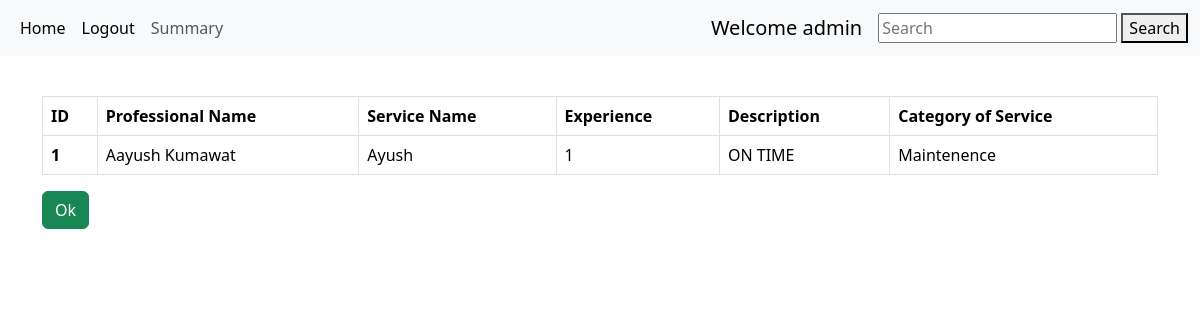
Before: /admin/admin/1/details with the older database file.
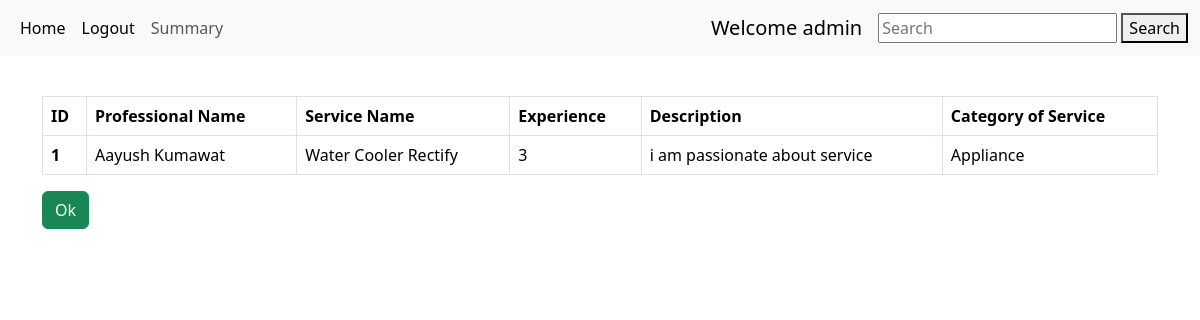
After: the same page with the newer database file.
### models.py (models this page shows)
class Services(db.Model):
    id = db.Column(db.Integer, primary_key=True)
    c_id = db.Column(db.Integer, db.ForeignKey('category.id'),nullable=False)    #category fk
    name = db.Column(db.String(64), nullable=False)
    base_price = db.Column(db.Integer , nullable=False)
    description = db.Column(db.String(64), nullable=False)
    professional = db.relationship("Professional", backref = 'services',cascade = "all,delete",lazy = True)
    running = db.relationship("Running", backref = 'services',cascade = "all,delete",lazy = True)

class Professional(db.Model):
    id = db.Column(db.Integer, primary_key=True)
    email = db.Column(db.String(32), unique=True,nullable=False)
    name = db.Column(db.String(64), nullable=False)
    password = db.Column(db.String(256), nullable=False)
    description = db.Column(db.String(256), nullable=False)
    category = db.Column(db.String(256),db.ForeignKey('category.id'), nullable=False )  #category is cid consider
    s_id = db.Column(db.String(256),db.ForeignKey('services.id'), nullable=False )
    address = db.Column(db.String(64), nullable=False)
    experience = db.Column(db.String(64), nullable=False)
    pincode = db.Column(db.Integer , nullable=False)
    rating = db.Column(db.String(10), default = 'New Professional')
    status = db.Column(db.Integer , nullable=False)
    running = db.relationship("Running", backref = 'professional',cascade = "all,delete",lazy = True)

class Category(db.Model):
    id = db.Column(db.Integer, primary_key=True)
    name = db.Column(db.String(64), nullable=False)
    services = db.relationship("Services", backref = 'category',cascade = "all,delete" ,lazy = True)
    running = db.relationship("Running", backref = 'category',cascade = "all,delete",lazy = True)

### routes.py (the view)
@app.route('/admin/<user>/<pid>/details')
def show_professional_details(user,pid):
    professional = Professional.query.filter_by(id = pid).first()  #professional object related to pid.
    return render_template('particular_professional_details.html',professional = professional,user=user)

### templates/particular_professional_details.html (shortened to what this page needs)
{% extends 'layout.html' %}
{% block content %}
{% if professional %}
<div style="margin-top: 40px;">
<table class="table table-bordered">
  <thead>
    <tr>
      <th scope="col">ID</th>
      <th scope="col">Professional Name</th>
      <th scope="col">Service Name</th>
      <th scope="col">Experience</th>
      <th scope="col">Description</th>
      <th scope="col">Category of Service</th>
    </tr>
  </thead>
  <tbody>
    <tr>
      <th scope="row">{{professional.id}}</th>
      <td>{{professional.name}}</td>
      <td>{{professional.services.name}}</td>
      <td>{{professional.experience}}</td>
      <td>{{professional.description}}</td>
      <td>{{professional.services.category.name}}</td>
    </tr>
  </tbody>
</table>
<a href="/admin/{{user}}" type="button" class="btn btn-success">Ok</a>
</div>
{% endif %}
{% endblock %}

Changed rows visible on the page:
no longer on this page (row edited): Services: services.name "Ayush"
no longer on this page (row edited): Category: services.category.name "Maintenence"
changed Professional "Aayush Kumawat": experience "1" → "3"; description "ON TIME" → "i am passionate about service"
now on this page (row edited): Services: services.name "Water Cooler Rectify"
now on this page (row unchanged): Category: services.category.name "Appliance"
